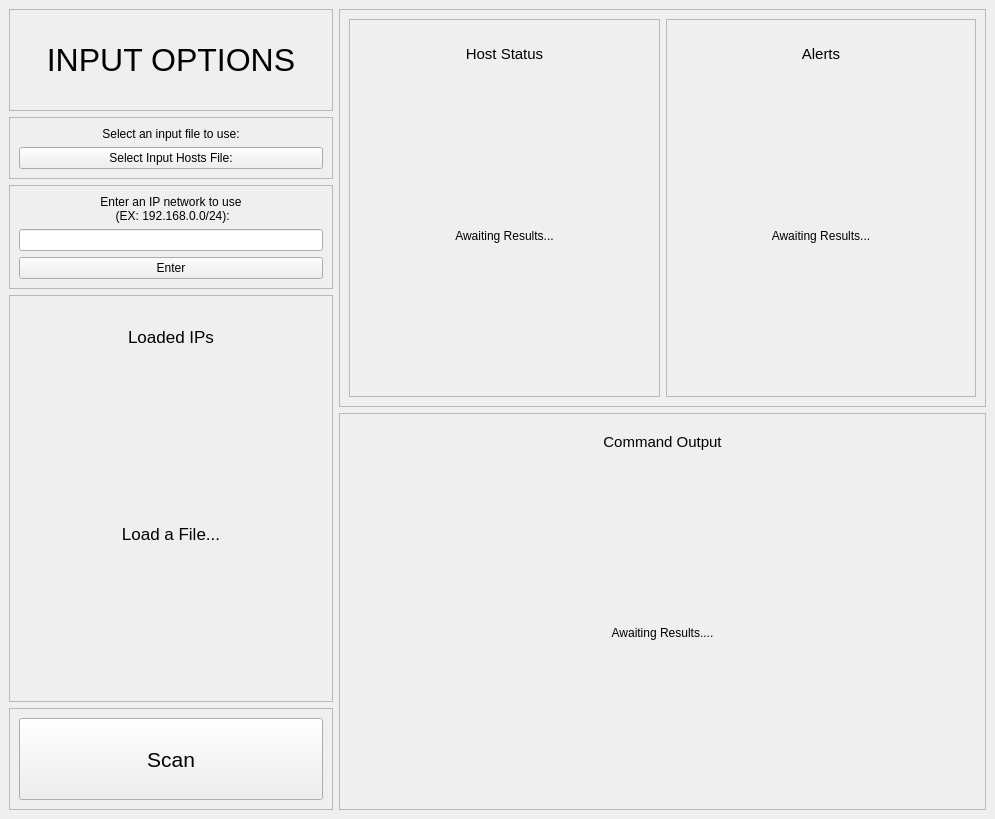
<?xml version="1.0" encoding="UTF-8"?>
<ui version="4.0">
 <class>MainWindow</class>
 <widget class="QMainWindow" name="MainWindow">
  <property name="geometry">
   <rect>
    <x>0</x>
    <y>0</y>
    <width>995</width>
    <height>819</height>
   </rect>
  </property>
  <property name="windowTitle">
   <string>Nmap Host Monitor</string>
  </property>
  <widget class="QWidget" name="centralwidget">
   <layout class="QHBoxLayout" name="horizontalLayout" stretch="1,2">
    <item>
     <layout class="QVBoxLayout" name="leftSide" stretch="1,0,0,4,1">
      <item>
       <widget class="QFrame" name="titleFrame">
        <property name="frameShape">
         <enum>QFrame::StyledPanel</enum>
        </property>
        <property name="frameShadow">
         <enum>QFrame::Raised</enum>
        </property>
        <layout class="QVBoxLayout" name="verticalLayout_2" stretch="0">
         <item>
          <widget class="QLabel" name="title">
           <property name="sizePolicy">
            <sizepolicy hsizetype="Minimum" vsizetype="Minimum">
             <horstretch>0</horstretch>
             <verstretch>0</verstretch>
            </sizepolicy>
           </property>
           <property name="minimumSize">
            <size>
             <width>17</width>
             <height>0</height>
            </size>
           </property>
           <property name="font">
            <font>
             <pointsize>24</pointsize>
            </font>
           </property>
           <property name="text">
            <string>INPUT OPTIONS</string>
           </property>
           <property name="alignment">
            <set>Qt::AlignCenter</set>
           </property>
          </widget>
         </item>
        </layout>
       </widget>
      </item>
      <item>
       <widget class="QFrame" name="inputFrame">
        <property name="frameShape">
         <enum>QFrame::StyledPanel</enum>
        </property>
        <property name="frameShadow">
         <enum>QFrame::Raised</enum>
        </property>
        <layout class="QVBoxLayout" name="verticalLayout" stretch="1,1">
         <item>
          <widget class="QLabel" name="inputFile">
           <property name="text">
            <string>Select an input file to use:</string>
           </property>
           <property name="alignment">
            <set>Qt::AlignCenter</set>
           </property>
          </widget>
         </item>
         <item>
          <widget class="QPushButton" name="inputButton">
           <property name="text">
            <string>Select Input Hosts File:</string>
           </property>
          </widget>
         </item>
        </layout>
       </widget>
      </item>
      <item>
       <widget class="QFrame" name="ipSelectFrame">
        <property name="frameShape">
         <enum>QFrame::StyledPanel</enum>
        </property>
        <property name="frameShadow">
         <enum>QFrame::Raised</enum>
        </property>
        <layout class="QVBoxLayout" name="verticalLayout_7" stretch="1,0,1">
         <item>
          <widget class="QLabel" name="ipPrompt">
           <property name="text">
            <string>Enter an IP network to use
 (EX: 192.168.0.0/24):</string>
           </property>
           <property name="alignment">
            <set>Qt::AlignCenter</set>
           </property>
          </widget>
         </item>
         <item>
          <widget class="QLineEdit" name="ipInput"/>
         </item>
         <item>
          <widget class="QPushButton" name="ipEnter">
           <property name="text">
            <string>Enter</string>
           </property>
          </widget>
         </item>
        </layout>
       </widget>
      </item>
      <item>
       <widget class="QFrame" name="scanFrame">
        <property name="frameShape">
         <enum>QFrame::StyledPanel</enum>
        </property>
        <property name="frameShadow">
         <enum>QFrame::Raised</enum>
        </property>
        <layout class="QVBoxLayout" name="verticalLayout_3" stretch="1,5">
         <item>
          <widget class="QLabel" name="label">
           <property name="font">
            <font>
             <pointsize>13</pointsize>
            </font>
           </property>
           <property name="text">
            <string>Loaded IPs</string>
           </property>
           <property name="alignment">
            <set>Qt::AlignCenter</set>
           </property>
          </widget>
         </item>
         <item>
          <layout class="QVBoxLayout" name="knownHosts">
           <item>
            <widget class="QLabel" name="hostsList">
             <property name="font">
              <font>
               <pointsize>13</pointsize>
              </font>
             </property>
             <property name="text">
              <string>Load a File...</string>
             </property>
             <property name="alignment">
              <set>Qt::AlignCenter</set>
             </property>
            </widget>
           </item>
          </layout>
         </item>
        </layout>
       </widget>
      </item>
      <item>
       <widget class="QFrame" name="buttons">
        <property name="frameShape">
         <enum>QFrame::StyledPanel</enum>
        </property>
        <property name="frameShadow">
         <enum>QFrame::Raised</enum>
        </property>
        <layout class="QHBoxLayout" name="horizontalLayout_2">
         <item>
          <widget class="QPushButton" name="scanButton">
           <property name="sizePolicy">
            <sizepolicy hsizetype="Preferred" vsizetype="Preferred">
             <horstretch>0</horstretch>
             <verstretch>0</verstretch>
            </sizepolicy>
           </property>
           <property name="font">
            <font>
             <pointsize>16</pointsize>
            </font>
           </property>
           <property name="text">
            <string>Scan</string>
           </property>
          </widget>
         </item>
        </layout>
       </widget>
      </item>
     </layout>
    </item>
    <item>
     <layout class="QVBoxLayout" name="rightSide" stretch="1,1">
      <item>
       <widget class="QFrame" name="statusFrame">
        <property name="frameShape">
         <enum>QFrame::StyledPanel</enum>
        </property>
        <property name="frameShadow">
         <enum>QFrame::Raised</enum>
        </property>
        <layout class="QHBoxLayout" name="horizontalLayout_3">
         <item>
          <widget class="QFrame" name="hostFrame">
           <property name="frameShape">
            <enum>QFrame::StyledPanel</enum>
           </property>
           <property name="frameShadow">
            <enum>QFrame::Raised</enum>
           </property>
           <layout class="QVBoxLayout" name="verticalLayout_5" stretch="1,6">
            <item>
             <widget class="QLabel" name="statusTitle">
              <property name="font">
               <font>
                <pointsize>11</pointsize>
               </font>
              </property>
              <property name="text">
               <string>Host Status</string>
              </property>
              <property name="alignment">
               <set>Qt::AlignCenter</set>
              </property>
             </widget>
            </item>
            <item>
             <widget class="QLabel" name="statusLabel">
              <property name="text">
               <string>Awaiting Results...</string>
              </property>
              <property name="alignment">
               <set>Qt::AlignCenter</set>
              </property>
             </widget>
            </item>
           </layout>
          </widget>
         </item>
         <item>
          <widget class="QFrame" name="alertFrame">
           <property name="frameShape">
            <enum>QFrame::StyledPanel</enum>
           </property>
           <property name="frameShadow">
            <enum>QFrame::Raised</enum>
           </property>
           <layout class="QVBoxLayout" name="verticalLayout_6" stretch="1,6">
            <item>
             <widget class="QLabel" name="alertTitle">
              <property name="font">
               <font>
                <pointsize>11</pointsize>
               </font>
              </property>
              <property name="text">
               <string>Alerts</string>
              </property>
              <property name="alignment">
               <set>Qt::AlignCenter</set>
              </property>
             </widget>
            </item>
            <item>
             <widget class="QLabel" name="alertLabel">
              <property name="text">
               <string>Awaiting Results...</string>
              </property>
              <property name="alignment">
               <set>Qt::AlignCenter</set>
              </property>
             </widget>
            </item>
           </layout>
          </widget>
         </item>
        </layout>
       </widget>
      </item>
      <item>
       <widget class="QFrame" name="outputFrame">
        <property name="frameShape">
         <enum>QFrame::StyledPanel</enum>
        </property>
        <property name="frameShadow">
         <enum>QFrame::Raised</enum>
        </property>
        <layout class="QVBoxLayout" name="verticalLayout_4" stretch="1,9">
         <item>
          <widget class="QLabel" name="outputTitle">
           <property name="sizePolicy">
            <sizepolicy hsizetype="Preferred" vsizetype="Preferred">
             <horstretch>0</horstretch>
             <verstretch>0</verstretch>
            </sizepolicy>
           </property>
           <property name="font">
            <font>
             <pointsize>11</pointsize>
            </font>
           </property>
           <property name="text">
            <string>Command Output</string>
           </property>
           <property name="alignment">
            <set>Qt::AlignCenter</set>
           </property>
          </widget>
         </item>
         <item>
          <widget class="QLabel" name="outputBox">
           <property name="text">
            <string>Awaiting Results....</string>
           </property>
           <property name="alignment">
            <set>Qt::AlignCenter</set>
           </property>
          </widget>
         </item>
        </layout>
       </widget>
      </item>
     </layout>
    </item>
   </layout>
  </widget>
  <widget class="QMenuBar" name="menubar">
   <property name="geometry">
    <rect>
     <x>0</x>
     <y>0</y>
     <width>995</width>
     <height>20</height>
    </rect>
   </property>
  </widget>
 </widget>
 <resources/>
 <connections/>
</ui>
